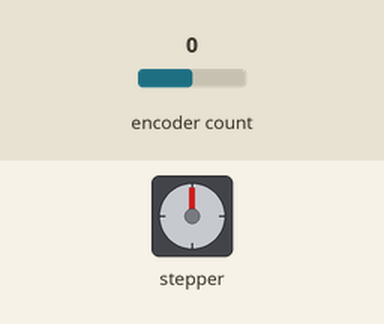
This sketch was run on a simulated Arduino Uno, built with avr-gcc and run on an emulated ATmega328P. Parts: stepper motor. The test bench sets the inputs (shaded band); at power-on: encoder count 0. Stepper angles assume 200 steps per turn; what the sketch prints to the serial monitor is not drawn.

Above: at 1.2 s.
1.3 s: encoder count set to 1
At 1.9 s:
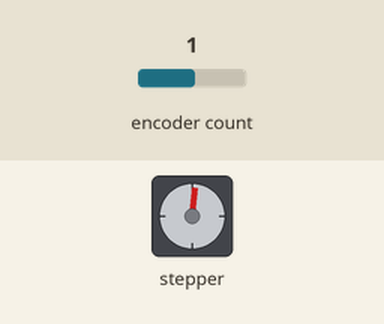
2.8 s: encoder count set to 5
At 3.1 s:
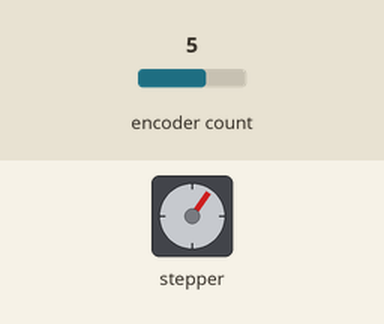
4.3 s: encoder count set to 6
At 5.4 s:
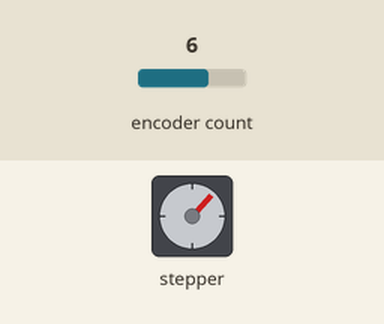
5.8 s: encoder count set to 10
At 6.8 s:
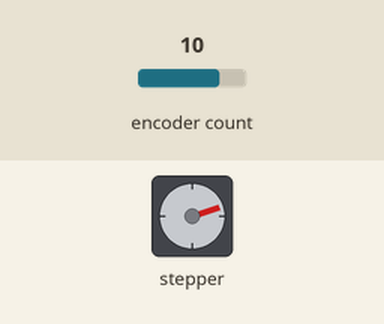
7.3 s: encoder count set to 14
At 7.8 s:
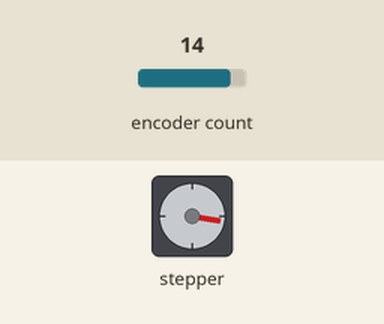
8.8 s: encoder count set to 18
At 10.2 s:
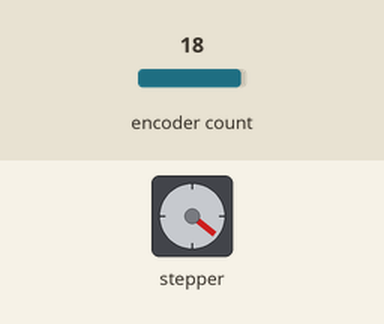
Timing chart, 0 to 11.3 s (numbered marks = the images above; inputs shaded):
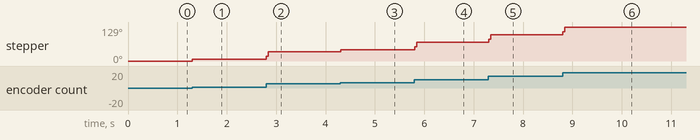

Measured:
- after the input at 2.8 s, stepper: goes 18° 0.04 s, then 36°, starting at once
- after the input at 5.8 s, stepper: goes 54° 0.04 s, then 72°, starting at once
- after the input at 7.3 s, stepper: goes 82° 0.04 s, then 100°, starting at once
- after the input at 8.8 s, stepper: goes 111° 0.04 s, then 129°, starting at once

The sketch:

Interrupcion_Encoder.ino
```cpp
#include <Stepper.h>

#include <Encoder.h>

#define PASOS 200

Encoder Enc(2,3); // se define el objeto Enc que es un Encoder

Stepper MaP(PASOS, A0,A1,A2,A3); //se define el motor a Pasos

const int Boton = 4;

long newposition;
long oldposition = 0;

void setup() {
  Serial.begin(9600);
  while(!Serial);
  MaP.setSpeed(100);


}

void loop() {
  newposition = Enc.read();
  Serial.println(newposition);

  if(newposition != oldposition){

    if(newposition > oldposition){
      MaP.step( newposition - oldposition);
    }
    else{
      MaP.step( newposition - oldposition);
    }
  }

  oldposition = newposition;

}
```
